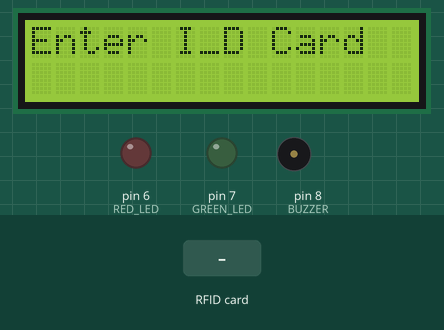
This sketch was run on a simulated Arduino Uno, built with avr-gcc and run on an emulated ATmega328P. On the bench: 16×2 character LCD, output pins drawn as LEDs (lit = HIGH), buzzer (waves = sounding, pin HIGH). Inputs (shaded band) come from the test bench. Pins used as bus, display or sensor lines are not drawn; what the sketch prints to the serial monitor is not drawn.

Above: at 1.3 s.
1.4 s: RFID card 2E AF 28 03 held to the reader
At 2.1 s:
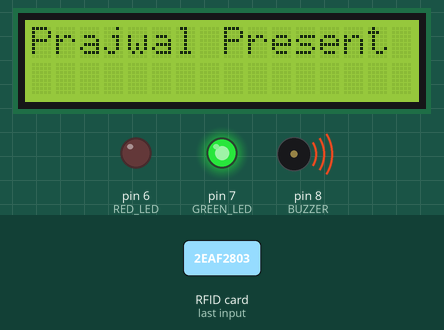
At 2.9 s:
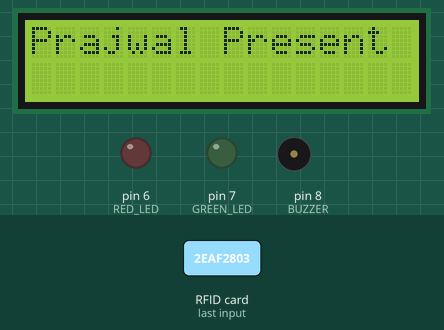
4.4 s: RFID card 5E 7A 19 C4 held to the reader
At 8.1 s:
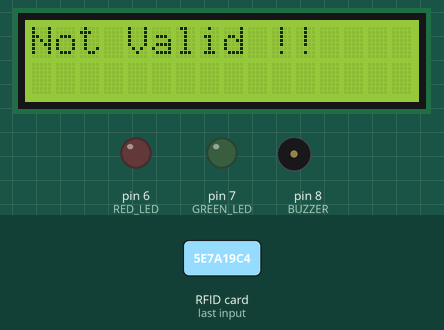
Timing chart, 0 to 9.6 s (numbered marks = the images above; inputs shaded):
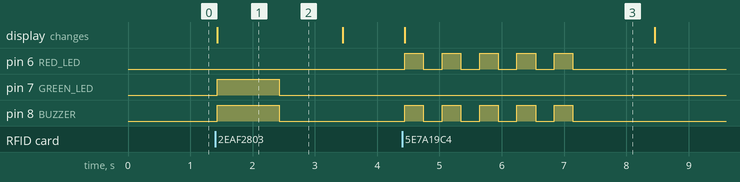

Measured:
- after the input at 1.4 s, pin 7 (GREEN_LED), pin 8 (BUZZER): LOW → HIGH at once, → LOW 1.0 s later; the display: changes at once (image 1)
- after the input at 4.4 s, pin 6 (RED_LED), pin 8 (BUZZER): alternates HIGH for 0.30 s and LOW for 0.30 s, 10 changes in all, then stays LOW, starting at once; the display: changes at once (image 3)
- what the display in image 1 shows lasts 2.0 s, from 1.4 s to 3.4 s

The sketch:

Smart_attendece_system.ino
```cpp
#include <SPI.h>
#include <Wire.h>
#include <MFRC522.h>
#include <LiquidCrystal_I2C.h>

#define SS_PIN 10   // RFID Slave Select (SDA)
#define RST_PIN 9   // RFID Reset
#define BUZZER 8    // Buzzer pin
#define GREEN_LED 7 // Green LED for authorized access
#define RED_LED 6   // Red LED for unauthorized access

LiquidCrystal_I2C lcd(0x27, 16, 2); // I2C LCD at address 0x27 (Change if needed)
MFRC522 mfrc522(SS_PIN, RST_PIN); // Create MFRC522 instance

// Authorized UID (Replace with your card UID)
byte authorizedUID[] = {0x2E, 0xAF, 0x28, 0x03};

void setup() {
    Serial.begin(9600);
    SPI.begin();
    mfrc522.PCD_Init();

    pinMode(BUZZER, OUTPUT);
    pinMode(GREEN_LED, OUTPUT);
    pinMode(RED_LED, OUTPUT);

    lcd.init();
    lcd.backlight();
    showDefaultMessage();

    Serial.println("Scan an RFID card...");
}

void loop() {
    // Look for a new card
    if (!mfrc522.PICC_IsNewCardPresent()) return;
    if (!mfrc522.PICC_ReadCardSerial()) return;

    Serial.print("Card UID: ");
    bool isAuthorized = true;

    // Check UID
    for (byte i = 0; i < mfrc522.uid.size; i++) {
        Serial.print(mfrc522.uid.uidByte[i] < 0x10 ? " 0" : " ");
        Serial.print(mfrc522.uid.uidByte[i], HEX);
        if (mfrc522.uid.uidByte[i] != authorizedUID[i]) {
            isAuthorized = false;
        }
    }
    Serial.println();

    if (isAuthorized) {
        Serial.println("Access Granted!");
        lcd.clear();
        lcd.setCursor(0, 0);
        lcd.print("Prajwal Present");

        digitalWrite(GREEN_LED, HIGH);
        digitalWrite(BUZZER, HIGH);
        delay(1000);
        digitalWrite(GREEN_LED, LOW);
        digitalWrite(BUZZER, LOW);

    } else {
        Serial.println("Access Denied! Unauthorized Card.");
        lcd.clear();
        lcd.setCursor(0, 0);
        lcd.print("Not Valid !!");

        for (int i = 0; i < 5; i++) {
            digitalWrite(RED_LED, HIGH);
            digitalWrite(BUZZER, HIGH);
            delay(300);
            digitalWrite(RED_LED, LOW);
            digitalWrite(BUZZER, LOW);
            delay(300);
        }
    }

    delay(1000);
    showDefaultMessage(); // Reset LCD after processing

    // Halt PICC
    mfrc522.PICC_HaltA();
    mfrc522.PCD_StopCrypto1();
}

// Function to display default LCD message
void showDefaultMessage() {
    lcd.clear();
    lcd.setCursor(0, 0);
    lcd.print("Enter I_D Card");
}
```
